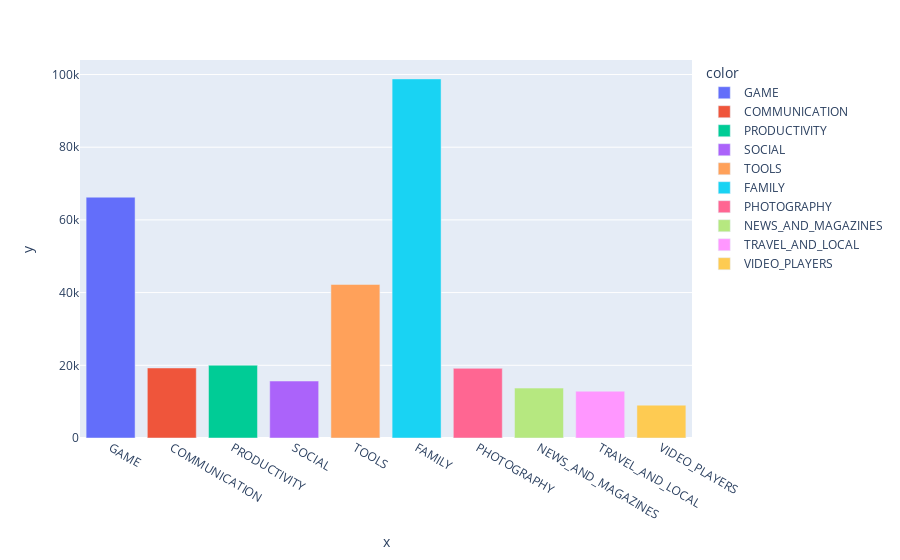

Write notebook code for a chart like this one.
### Markdown cell above
# Which of the highest Installed category has highest ratings submitted?

### Code cell
px.bar(data, x = x_cat_rev[x_val.head(10).index].index, y = x_cat_rev[x_val.head(10).index].values, color = x_cat_rev[x_val.head(10).index].index)

### Figure 1 — Plotly figure (JSON) as saved in the notebook; plotly's stock layout.template omitted (floating-point values rounded to 4 significant figures)
{"data": [{"alignmentgroup": "True", "hovertemplate": "color=GAME<br>x=%{x}<br>y=%{y}<extra></extra>", "legendgroup": "GAME", "marker": {"color": "#636efa", "pattern": {"shape": ""}}, "name": "GAME", "offsetgroup": "GAME", "orientation": "v", "showlegend": true, "textposition": "auto", "type": "bar", "x": ["GAME"], "xaxis": "x", "y": [66245], "yaxis": "y"}, {"alignmentgroup": "True", "hovertemplate": "color=COMMUNICATION<br>x=%{x}<br>y=%{y}<extra></extra>", "legendgroup": "COMMUNICATION", "marker": {"color": "#EF553B", "pattern": {"shape": ""}}, "name": "COMMUNICATION", "offsetgroup": "COMMUNICATION", "orientation": "v", "showlegend": true, "textposition": "auto", "type": "bar", "x": ["COMMUNICATION"], "xaxis": "x", "y": [19262], "yaxis": "y"}, {"alignmentgroup": "True", "hovertemplate": "color=PRODUCTIVITY<br>x=%{x}<br>y=%{y}<extra></extra>", "legendgroup": "PRODUCTIVITY", "marker": {"color": "#00cc96", "pattern": {"shape": ""}}, "name": "PRODUCTIVITY", "offsetgroup": "PRODUCTIVITY", "orientation": "v", "showlegend": true, "textposition": "auto", "type": "bar", "x": ["PRODUCTIVITY"], "xaxis": "x", "y": [20015], "yaxis": "y"}, {"alignmentgroup": "True", "hovertemplate": "color=SOCIAL<br>x=%{x}<br>y=%{y}<extra></extra>", "legendgroup": "SOCIAL", "marker": {"color": "#ab63fa", "pattern": {"shape": ""}}, "name": "SOCIAL", "offsetgroup": "SOCIAL", "orientation": "v", "showlegend": true, "textposition": "auto", "type": "bar", "x": ["SOCIAL"], "xaxis": "x", "y": [15674], "yaxis": "y"}, {"alignmentgroup": "True", "hovertemplate": "color=TOOLS<br>x=%{x}<br>y=%{y}<extra></extra>", "legendgroup": "TOOLS", "marker": {"color": "#FFA15A", "pattern": {"shape": ""}}, "name": "TOOLS", "offsetgroup": "TOOLS", "orientation": "v", "showlegend": true, "textposition": "auto", "type": "bar", "x": ["TOOLS"], "xaxis": "x", "y": [42246], "yaxis": "y"}, {"alignmentgroup": "True", "hovertemplate": "color=FAMILY<br>x=%{x}<br>y=%{y}<extra></extra>", "legendgroup": "FAMILY", "marker": {"color": "#19d3f3", "pattern": {"shape": ""}}, "name": "FAMILY", "offsetgroup": "FAMILY", "orientation": "v", "showlegend": true, "textposition": "auto", "type": "bar", "x": ["FAMILY"], "xaxis": "x", "y": [98786], "yaxis": "y"}, {"alignmentgroup": "True", "hovertemplate": "color=PHOTOGRAPHY<br>x=%{x}<br>y=%{y}<extra></extra>", "legendgroup": "PHOTOGRAPHY", "marker": {"color": "#FF6692", "pattern": {"shape": ""}}, "name": "PHOTOGRAPHY", "offsetgroup": "PHOTOGRAPHY", "orientation": "v", "showlegend": true, "textposition": "auto", "type": "bar", "x": ["PHOTOGRAPHY"], "xaxis": "x", "y": [19164], "yaxis": "y"}, {"alignmentgroup": "True", "hovertemplate": "color=NEWS_AND_MAGAZINES<br>x=%{x}<br>y=%{y}<extra></extra>", "legendgroup": "NEWS_AND_MAGAZINES", "marker": {"color": "#B6E880", "pattern": {"shape": ""}}, "name": "NEWS_AND_MAGAZINES", "offsetgroup": "NEWS_AND_MAGAZINES", "orientation": "v", "showlegend": true, "textposition": "auto", "type": "bar", "x": ["NEWS_AND_MAGAZINES"], "xaxis": "x", "y": [13733], "yaxis": "y"}, {"alignmentgroup": "True", "hovertemplate": "color=TRAVEL_AND_LOCAL<br>x=%{x}<br>y=%{y}<extra></extra>", "legendgroup": "TRAVEL_AND_LOCAL", "marker": {"color": "#FF97FF", "pattern": {"shape": ""}}, "name": "TRAVEL_AND_LOCAL", "offsetgroup": "TRAVEL_AND_LOCAL", "orientation": "v", "showlegend": true, "textposition": "auto", "type": "bar", "x": ["TRAVEL_AND_LOCAL"], "xaxis": "x", "y": [12871], "yaxis": "y"}, {"alignmentgroup": "True", "hovertemplate": "color=VIDEO_PLAYERS<br>x=%{x}<br>y=%{y}<extra></extra>", "legendgroup": "VIDEO_PLAYERS", "marker": {"color": "#FECB52", "pattern": {"shape": ""}}, "name": "VIDEO_PLAYERS", "offsetgroup": "VIDEO_PLAYERS", "orientation": "v", "showlegend": true, "textposition": "auto", "type": "bar", "x": ["VIDEO_PLAYERS"], "xaxis": "x", "y": [9036], "yaxis": "y"}], "layout": {"barmode": "relative", "legend": {"title": {"text": "color"}, "tracegroupgap": 0}, "margin": {"t": 60}, "xaxis": {"anchor": "y", "domain": [0, 1], "title": {"text": "x"}}, "yaxis": {"anchor": "x", "domain": [0, 1], "title": {"text": "y"}}}}
